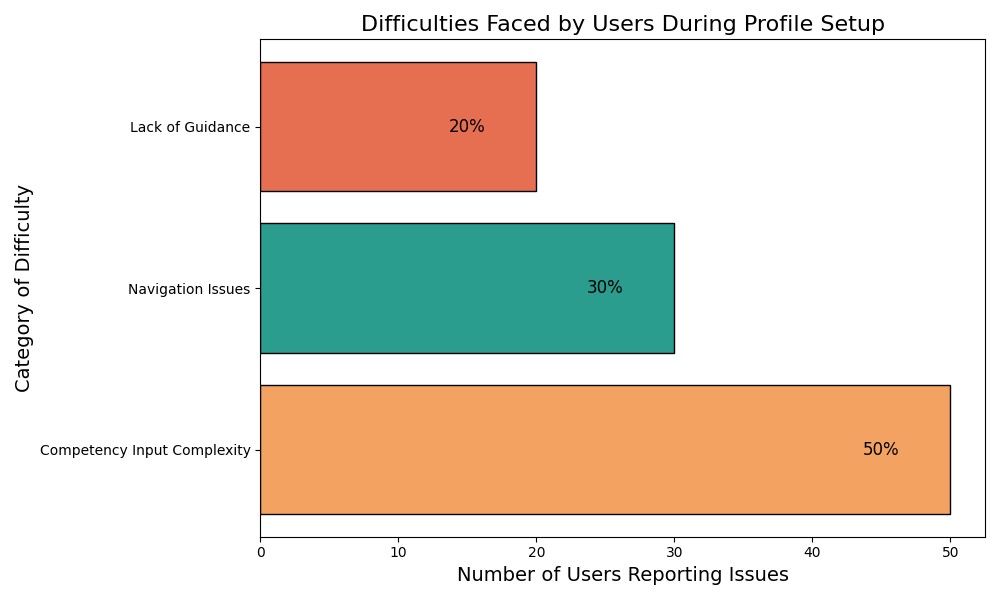

Generate this figure with Python:
import matplotlib.pyplot as plt
import numpy as np

# Data for the bar chart
categories = ['Competency Input Complexity', 'Navigation Issues', 'Lack of Guidance']
user_count = [50, 30, 20]

# Total affected users
total_users = 50
affected_percentages = [50, 30, 20]

# Create figure and axes
fig, ax = plt.subplots(figsize=(10, 6))

# Create the bar chart
bars = ax.barh(categories, user_count, color=['#f4a261', '#2a9d8f', '#e76f51'], edgecolor='black')

# Add data labels to each bar
for bar, percent in zip(bars, affected_percentages):
    plt.text(bar.get_width() - 5, bar.get_y() + bar.get_height() / 2, f'{percent}%', ha='center', va='center', fontsize=12, color='black')

# Adding title and labels
ax.set_title('Difficulties Faced by Users During Profile Setup', fontsize=16)
ax.set_xlabel('Number of Users Reporting Issues', fontsize=14)
ax.set_ylabel('Category of Difficulty', fontsize=14)

# Display the chart
plt.tight_layout()
plt.savefig('user_profile_setup_difficulties.png', format='png', dpi=300)
plt.show()
